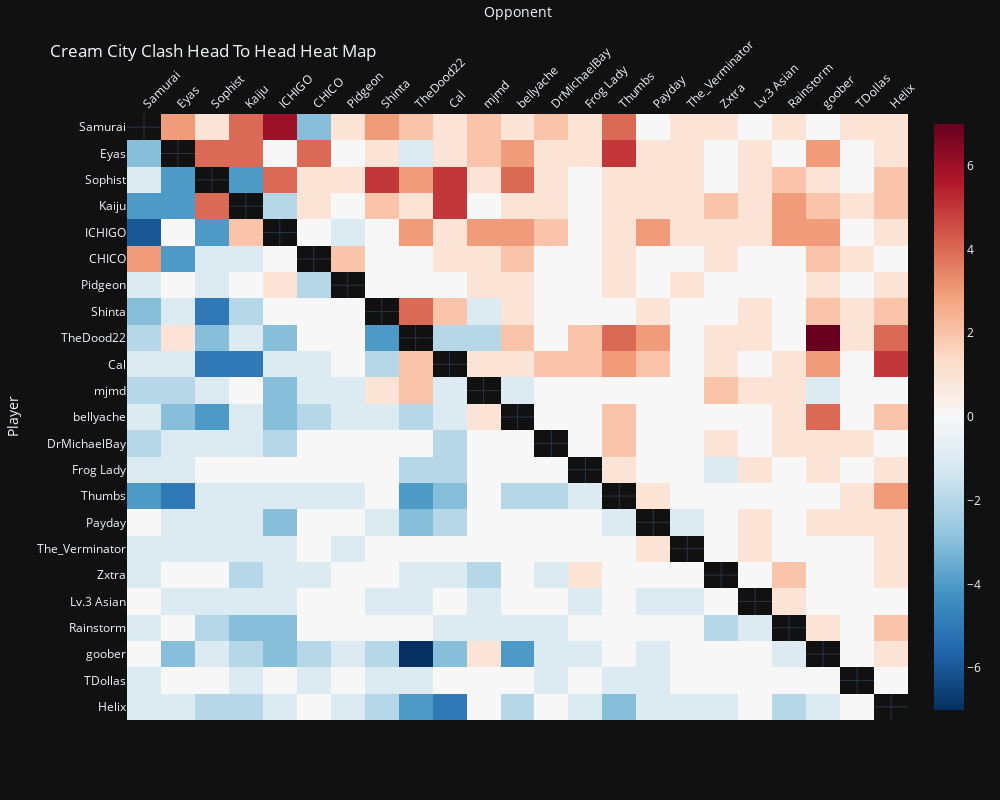

Notebook source saved alongside this figure:
### Code cell
import plotly.express as px
import pandas as pd
import numpy as np 

# Read data from the main CSV file (Heatmap Data)
wl_file_path = "C:\\Users\\eyas1\\OneDrive\\Desktop\\UWM fall 2023 Smash Data\\REAL Cream City Clash Fall 2023 H2H Data.csv"
wl_df = pd.read_csv(wl_file_path, index_col=0, header=0)  # Assuming the first row contains column names and index column is named

# Transpose the DataFrame to switch rows and columns
wl_df_transposed = wl_df.T

# Create a heatmap using Plotly Express
fig = px.imshow(wl_df, color_continuous_scale='RdBu_r', aspect='auto')

# Get the list of player names in the order you want them to appear
players = wl_df_transposed.index.tolist()

# Customize the layout and display the plot
fig.update_layout(
    title='Cream City Clash Head To Head Heat Map',
    xaxis_title='Opponent',
    yaxis_title='Player',
    yaxis={'categoryorder':'array', 'categoryarray':players},  # Set category order to display Y-axis labels from the top
    xaxis_side='top',  # Move X-axis labels to the top
    xaxis_tickangle=-45,  # Rotate X-axis labels by 45 degrees counterclockwise
    template='plotly_dark',
    width=1000,  # Set the desired width
    height=800,  # Set the desired height
)

# Update the hovertemplate to include columns only from sets_played_df
fig.update_traces(
    hovertemplate='Player: %{y}<br>Opponent: %{x}<br>Set Differental: %{customdata}<br>',
    customdata=wl_df.applymap(lambda x: f'+{round(x)}' if np.isfinite(x) and x > 0 else round(x) if np.isfinite(x) else 'N/A').values
)

# Show the plot
fig.show()

### Figure 1 — Plotly figure (JSON) as saved in the notebook; plotly's stock layout.template omitted (floating-point values rounded to 4 significant figures; data arrays with more than 128 entries replaced by an {"elided": "..."} marker saying what was removed)
{"data": [{"coloraxis": "coloraxis", "customdata": {"elided": "23x23 mixed values"}, "hovertemplate": "Player: %{y}<br>Opponent: %{x}<br>Set Differental: %{customdata}<br>", "name": "0", "type": "heatmap", "x": ["Samurai", "Eyas", "Sophist", "Kaiju", "ICHIGO", "CHICO", "Pidgeon", "Shinta", "TheDood22", "Cal", "mjmd", "bellyache", "DrMichaelBay", "Frog Lady", "Thumbs", "Payday", "The_Verminator", "Zxtra", "Lv.3 Asian", "Rainstorm", "goober", "TDollas", "Helix"], "xaxis": "x", "y": ["Samurai", "Eyas", "Sophist", "Kaiju", "ICHIGO", "CHICO", "Pidgeon", "Shinta", "TheDood22", "Cal", "mjmd", "bellyache", "DrMichaelBay", "Frog Lady", "Thumbs", "Payday", "The_Verminator", "Zxtra", "Lv.3 Asian", "Rainstorm", "goober", "TDollas", "Helix"], "yaxis": "y", "z": {"elided": "23x23 int values"}}], "layout": {"coloraxis": {"colorscale": [[0, "rgb(5,48,97)"], [0.1, "rgb(33,102,172)"], [0.2, "rgb(67,147,195)"], [0.3, "rgb(146,197,222)"], [0.4, "rgb(209,229,240)"], [0.5, "rgb(247,247,247)"], [0.6, "rgb(253,219,199)"], [0.7, "rgb(244,165,130)"], [0.8, "rgb(214,96,77)"], [0.9, "rgb(178,24,43)"], [1, "rgb(103,0,31)"]]}, "height": 800, "margin": {"t": 60}, "title": {"text": "Cream City Clash Head To Head Heat Map"}, "width": 1000, "xaxis": {"anchor": "y", "domain": [0, 1], "side": "top", "tickangle": -45, "title": {"text": "Opponent"}}, "yaxis": {"anchor": "x", "autorange": "reversed", "categoryarray": ["Samurai", "Eyas", "Sophist", "Kaiju", "ICHIGO", "CHICO", "Pidgeon", "Shinta", "TheDood22", "Cal", "mjmd", "bellyache", "DrMichaelBay", "Frog Lady", "Thumbs", "Payday", "The_Verminator", "Zxtra", "Lv.3 Asian", "Rainstorm", "goober", "TDollas", "Helix"], "categoryorder": "array", "domain": [0, 1], "title": {"text": "Player"}}}}
